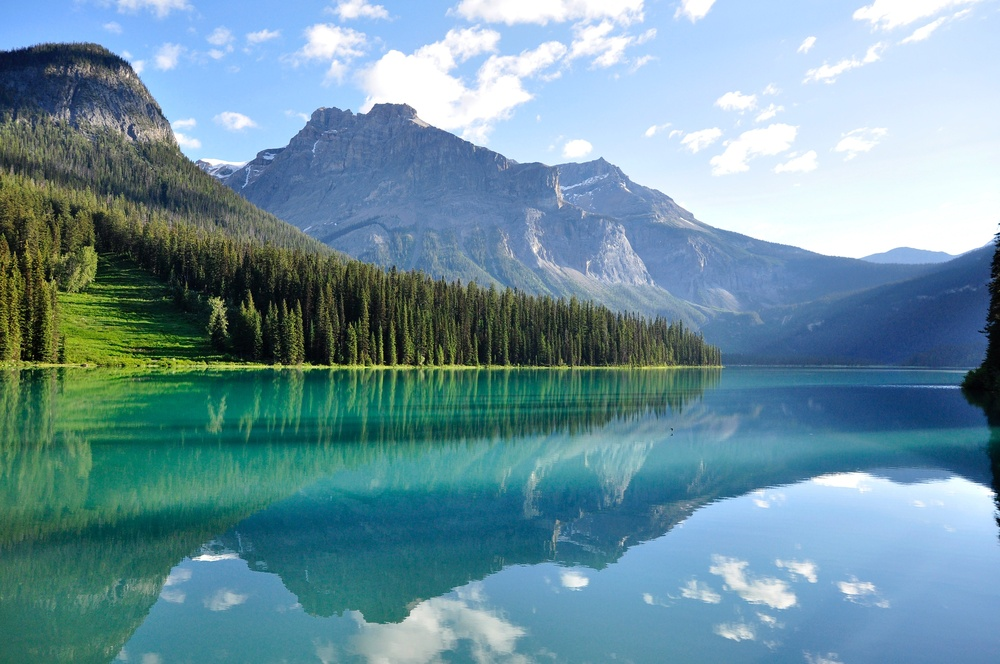
%> input picture bt20ece081_histogram equalization/image.jpg, 1000 x 664 px, shrunk from 3300 x 2192 before the run
$ octave hist_eq_using_inbuilt.m   (GNU Octave 9; MATLAB toolbox functions it lacks are replaced by stand-ins)
%> lines starting %> are read from the running program, lines starting %| are printed output that depends on the picture
% Histogram Equalization using inbuilt functions
% Arjun R. Prajapati - BT20ECE081

clc;
clear all;
close all;

%read the image and plot it
I= imread('image.jpg');
%> I is the input picture: size 664x1000x3 uint8; mean R, G, B 108.1, 146.1, 158.9


% Convert to grayscale if it's a color image
if size(I, 3) == 3
    Ig = rgb2gray(I);
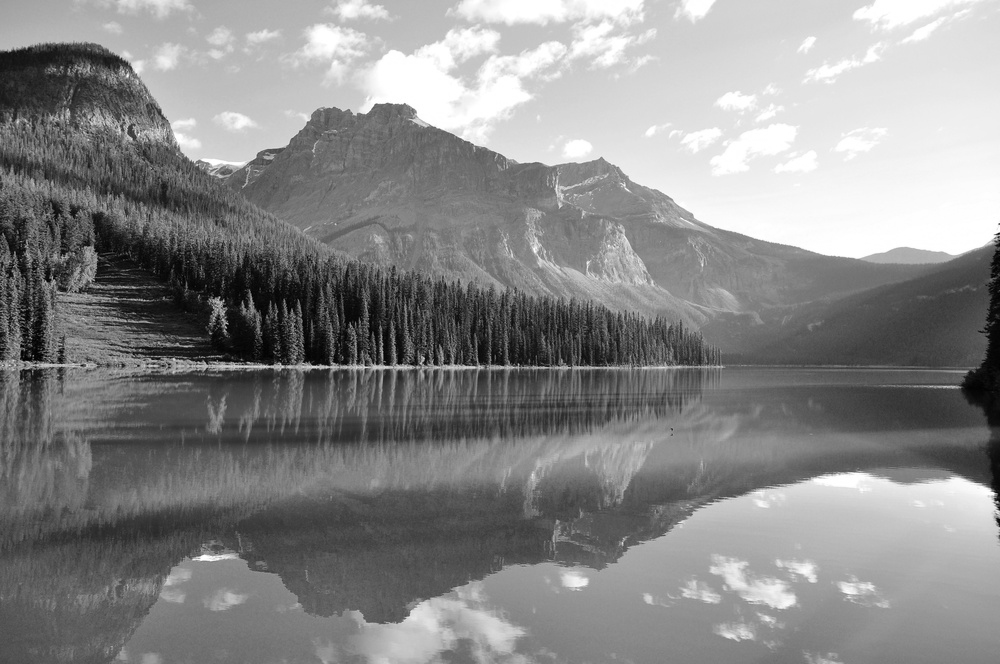
%> Ig: size 664x1000 uint8; min 1, max 255, mean 136.2
else
    Ig = I;
end

% Calculate the histogram of the grayscale image
histo = imhist(Ig);
%> histo = 256 values, max 12387 at index 256, min 0 at index 1, mean 2593.8

% Perform histogram equalization using histeq
hist_equ_image = histeq(Ig);
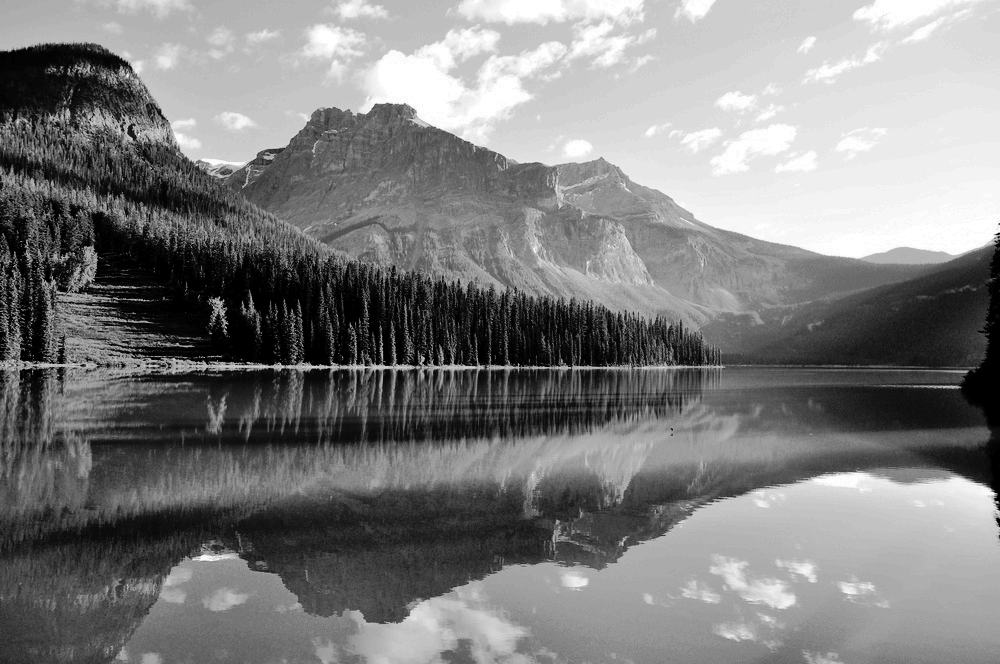
%> hist_equ_image: size 664x1000 uint8; min 0, max 255, mean 126.2

%display all plots and figures
figure;

subplot(3,2,1);
imshow(I);
title("Original image")

subplot(3, 2, 2);
imshow(Ig);
title('Grayscale Image');


subplot(3, 2, 3);
stem(histo);
title('Histogram of GrayScale Image');

subplot(3, 2, 4);
imshow(hist_equ_image);
title('Equalized Grayscale Image');


subplot(3, 2, 5);
equalized_histo = imhist(hist_equ_image);
%> equalized_histo = 256 values, max 15195 at index 135, min 0 at index 2, mean 2593.8
stem(equalized_histo);
title('Histogram of Equalized Image');
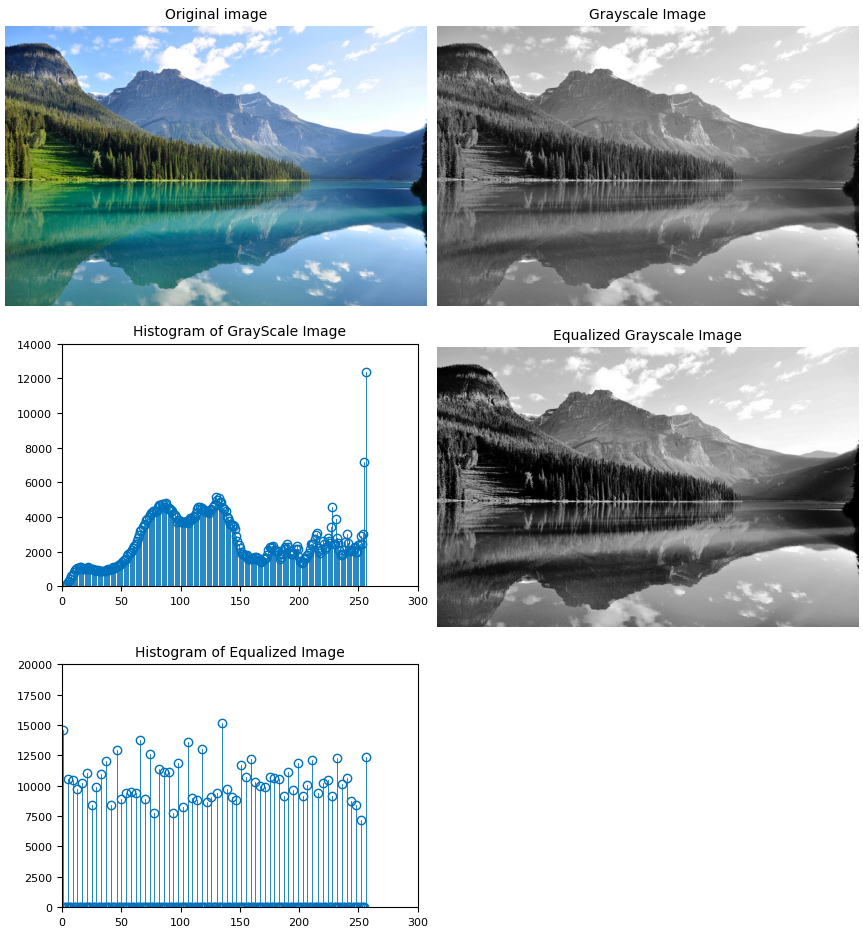
%> figure redrawn from the program's plot data, 5 panels
